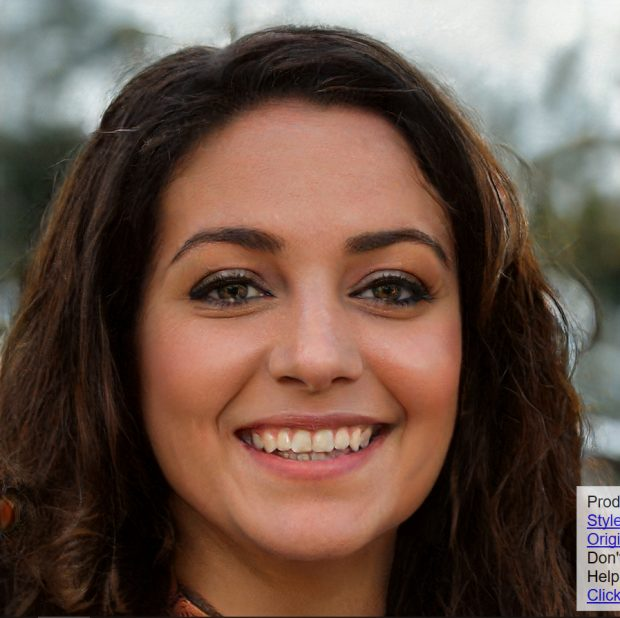
#> input picture PythonScript- EYE DETECTION/input.jpg, 620 x 618 px, given in place of the camera
$ python EYEMIX.py
#> lines starting #> are read from the running program, lines starting #| are printed output that depends on the picture
import numpy as np
import cv2

import argparse

import math
from scipy.spatial import distance


def pupil():
    #img = cv2.imread(roi_color2,0)
    img = cv2.imread("input2.png", 0)
    img = cv2.medianBlur(img,5)
    cimg = cv2.cvtColor(img,cv2.COLOR_GRAY2BGR)


    circles = cv2.HoughCircles(img,cv2.HOUGH_GRADIENT,1,100,param1=50,param2=25,minRadius=10,maxRadius=30)

    circles = np.uint16(np.around(circles))

    for i in circles[0,:]:
        pt = (i[0],i[1])
        print(pt)
        cv2.circle(cimg,(i[0],i[1]),i[2],(0,255,0),2)
        # draw the center of the circle
        cv2.circle(cimg,(i[0],i[1]),2,(0,0,255),3)

    cv2.imshow('detect',cimg)

    return 0


#eye_cascade = cv2.CascadeClassifier('haarcascade_righteye_2splits.xml')
eye_cascade = cv2.CascadeClassifier('haarcascade_lefteye_2splits.xml')


#number signifies camera
cap = cv2.VideoCapture(0)

while 1:
    ret, img = cap.read()
#> img is the input picture: shape (618, 620, 3); mean B, G, R 71, 82.9, 105.5
    gray = cv2.cvtColor(img, cv2.COLOR_BGR2GRAY)
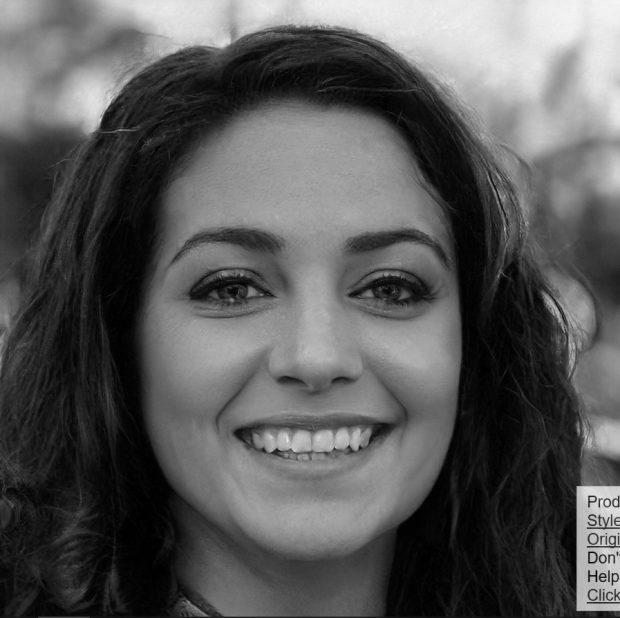
#> gray: shape (618, 620); min 0, max 244, mean 88.3
    eyes = eye_cascade.detectMultiScale(gray)
#> eyes = [[184, 222, 103, 103], [342, 220, 103, 103]]
    for (ex,ey,ew,eh) in eyes:
        #cv2.rectangle(img,(ex,ey),(ex+ew,ey+eh),(0,255,0),2)
        roi_gray2 = gray[ey:ey+eh, ex:ex+ew]
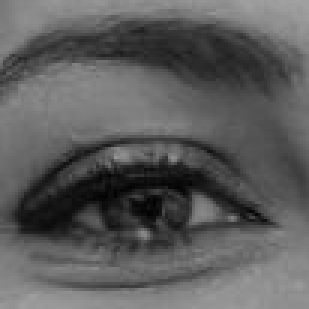
#> roi_gray2: shape (103, 103) (shown 3 times larger); min 2, max 163, mean 92
        roi_color2 = img[ey:ey+eh, ex:ex+ew]
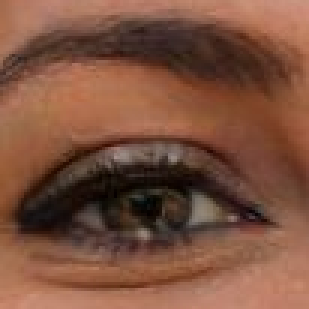
#> roi_color2: shape (103, 103, 3) (shown 3 times larger); mean B, G, R 62, 81.3, 124.5

        #cv2.imshow('img',img)
        #cv2.imshow('img2',gray)
        #cv2.imshow('img3',roi_color2)
        cv2.imwrite('input2.png', roi_color2)
        try:
            pupil()
#> in pupil, `circles = cv2.HoughCircles(img,cv2.HOUGH_GRADIENT,1,100,param1=50,para..`: circles = [[47.5, 64.5, 17.2]]
#> in pupil, `circles = np.uint16(np.around(circles))`: circles = [[48, 64, 17]]
#> the loop in pupil, `for i in circles[0,:]:` made 1 pass
#| (48, 64)
#> after the loop in pupil, `for i in circles[0,:]:`:
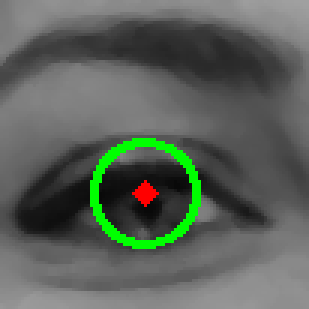
#> cimg: shape (103, 103, 3) (shown 3 times larger); mean B, G, R 89.7, 97.8, 90.7
        except Exception as e:
            print(e)


        k = cv2.waitKey(30) & 0xff
#> (key Esc is pressed here)
        if k == 27:
            break


cap.release()
cv2.destroyAllWindows()
